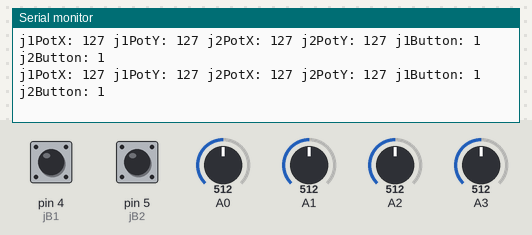
Bench run of a sketch on a simulated Arduino Uno, built with avr-gcc and run on an emulated ATmega328P. On the bench: the last lines printed to the serial monitor. The test bench sets the inputs (shaded band); at power-on: A0 = 512, A3 = 512, A1 = 512, pin 4 (jB1) HIGH, pin 5 (jB2) HIGH, A2 = 512. No radio packets arrive unless stated.

Above: at 1.2 s.
1.3 s: A0 set to 409
At 1.44 s:
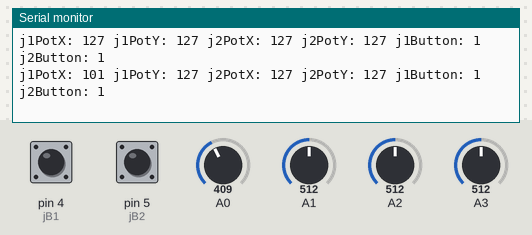
4.3 s: A0 set to 387
At 4.32 s:
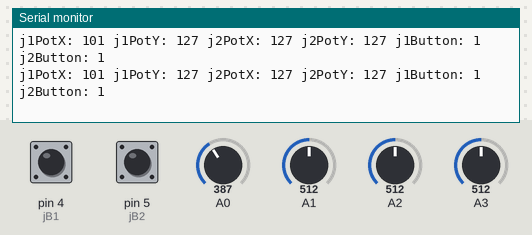
7.3 s: A3 set to 420
At 7.32 s:
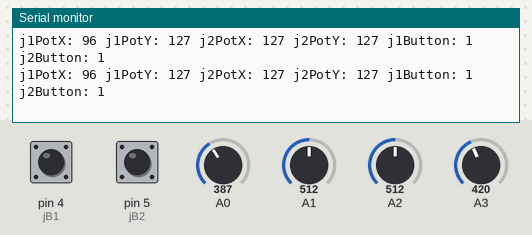
10.3 s: A3 set to 388
At 10.32 s:
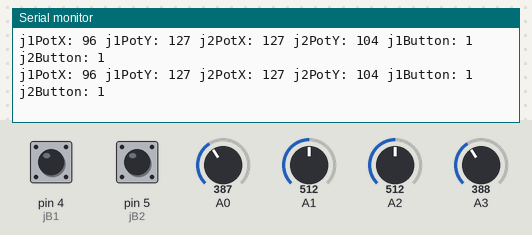
13.3 s: A1 set to 418
At 13.34 s:
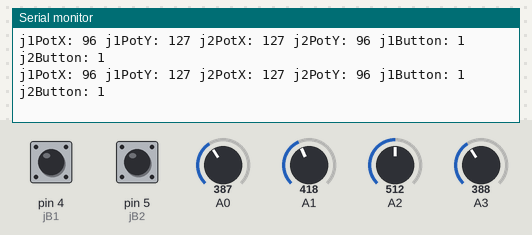
16.3 s: A1 set to 395
At 16.3 s:
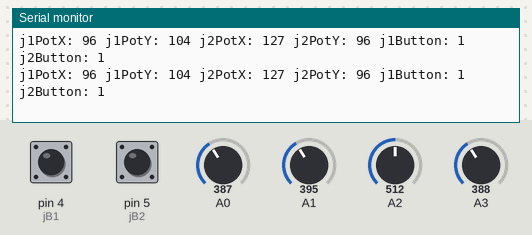
Timing chart, 0 to 19.3 s (numbered marks = the images above; inputs shaded):
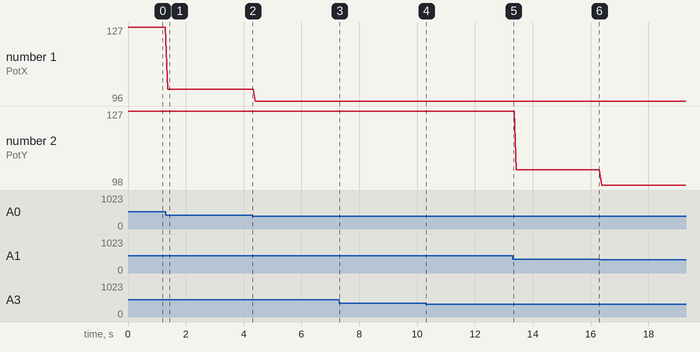

Measured:
- after the input at 1.3 s, the serial monitor: prints a new line after 0.07 s (image 1)
- plotted number 1: 127 → 101 after the input at 1.3 s, 101 → 96 after the input at 4.3 s
- plotted number 2: 104 → 98 after the input at 16.3 s

The sketch:

transmitter.ino
```cpp
/*
        DIY Arduino based RC Transmitter
  by Dejan Nedelkovski, www.HowToMechatronics.com
  Library: TMRh20/RF24, https://github.com/tmrh20/RF24/
*/

#include <SPI.h>
#include <nRF24L01.h>
#include <RF24.h>


// Define the digital inputs
#define jB1 4  // Joystick button 1
#define jB2 5  // Joystick button 2
//#define t1 7   // Toggle switch 1
//#define t2 4   // Toggle switch 1

RF24 radio(2, 3);   // nRF24L01 (CE, CSN)
const byte address[6] = "81989"; // Address

// Max size of this struct is 32 bytes - NRF24L01 buffer limit
struct Data_Package {
  byte j1PotX;
  byte j1PotY;
  byte j1Button;
  byte j2PotX;
  byte j2PotY;
  byte j2Button;
  byte pot1;
  byte pot2;
//  byte tSwitch1;
//  byte tSwitch2;
};

Data_Package data; //Create a variable with the above structure

void setup() {
  Serial.begin(9600);
  // Define the radio communication
  radio.begin();
  radio.openWritingPipe(address);
  radio.setAutoAck(false);
  radio.setDataRate(RF24_250KBPS);
  radio.setPALevel(RF24_PA_MAX);

  // Activate the Arduino internal pull-up resistors
  pinMode(jB1, INPUT_PULLUP);
  pinMode(jB2, INPUT_PULLUP);
//  pinMode(t1, INPUT_PULLUP);
//  pinMode(t2, INPUT_PULLUP);

  // Set initial default values
  data.j1PotX = 127;
  data.j1PotY = 127;
  data.j2PotX = 127;
  data.j2PotY = 127;
  data.j1Button = 1;
  data.j2Button = 1;
  data.pot1 = 1;
  data.pot2 = 1;
//  data.tSwitch1 = 1;
//  data.tSwitch2 = 1;
}

void loop() {
  // Read all analog inputs and map them to one Byte value
  data.j1PotX = map(analogRead(A0), 0, 1023, 0, 255); // Convert the analog read value from 0 to 1023 into a BYTE value from 0 to 255
  data.j1PotY = map(analogRead(A1), 0, 1023, 0, 255);
  data.j2PotX = map(analogRead(A2), 0, 1023, 0, 255);
  data.j2PotY = map(analogRead(A3), 0, 1023, 0, 255);
//  data.pot1 = map(analogRead(A4), 0, 1023, 0, 255);
//  data.pot2 = map(analogRead(A5), 0, 1023, 0, 255);
  // Read all digital inputs
  data.j1Button = digitalRead(jB1);
  data.j2Button = digitalRead(jB2);
//  data.tSwitch2 = digitalRead(t2);

  // Print the values to the Serial Monitor
  Serial.print("j1PotX: "); Serial.print(data.j1PotX);
  Serial.print(" j1PotY: "); Serial.print(data.j1PotY);
  Serial.print(" j2PotX: "); Serial.print(data.j2PotX);
  Serial.print(" j2PotY: "); Serial.print(data.j2PotY);
//  Serial.print(" pot1: "); Serial.print(data.pot1);
//  Serial.print(" pot2: "); Serial.print(data.pot2);
  Serial.print(" j1Button: "); Serial.print(data.j1Button);
  Serial.print(" j2Button: "); Serial.println(data.j2Button);
//  Serial.print(" tSwitch1: "); Serial.print(data.tSwitch1);
//  Serial.print(" tSwitch2: "); Serial.println(data.tSwitch2);

  // Send the whole data from the structure to the receiver
  radio.write(&data, sizeof(Data_Package));
}
```
